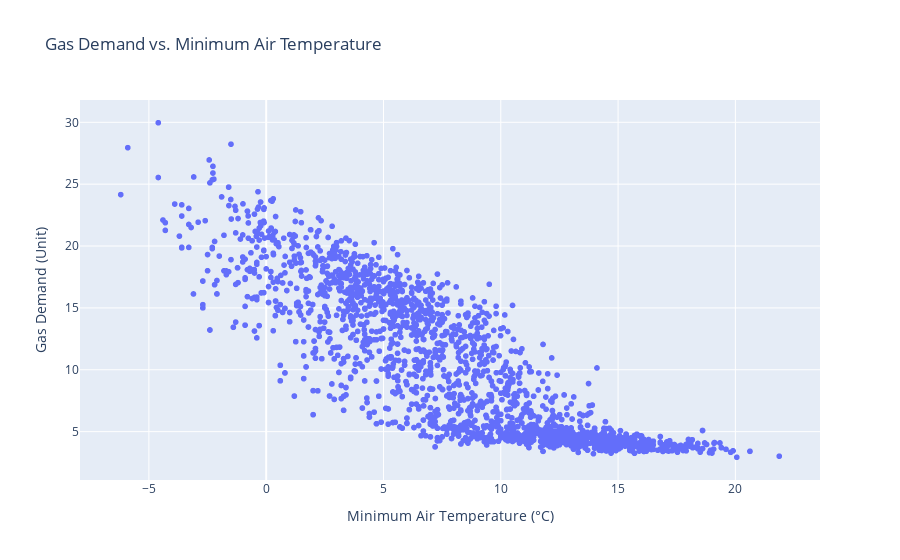

Notebook code for this chart:
### Code cell
# Create a scatter plot of Demand vs. Minimum Air Temperature
fig = px.scatter(merged_data, x='airTemperature_min', y='Value', 
                 title='Gas Demand vs. Minimum Air Temperature',
                 labels={'airTemperature_min': 'Minimum Air Temperature (°C)', 'Value': 'Gas Demand (Unit)'})  # Adding a trendline to see the relationship pattern

fig.show()

### Figure 1 — Plotly figure (JSON) as saved in the notebook; plotly's stock layout.template omitted (floating-point values rounded to 4 significant figures; data arrays with more than 128 entries replaced by an {"elided": "..."} marker saying what was removed)
{"data": [{"hovertemplate": "Minimum Air Temperature (°C)=%{x}<br>Gas Demand (Unit)=%{y}<extra></extra>", "legendgroup": "", "marker": {"color": "#636efa", "symbol": "circle"}, "mode": "markers", "name": "", "showlegend": false, "type": "scattergl", "x": {"elided": "2811 float values"}, "xaxis": "x", "y": {"elided": "2811 float values"}, "yaxis": "y"}], "layout": {"autosize": true, "legend": {"tracegroupgap": 0}, "title": {"text": "Gas Demand vs. Minimum Air Temperature"}, "xaxis": {"anchor": "y", "autorange": true, "domain": [0, 1], "range": [-7.854, 23.52], "title": {"text": "Minimum Air Temperature (°C)"}, "type": "linear"}, "yaxis": {"anchor": "x", "autorange": true, "domain": [0, 1], "range": [0.6999, 32.19], "title": {"text": "Gas Demand (Unit)"}, "type": "linear"}}}
